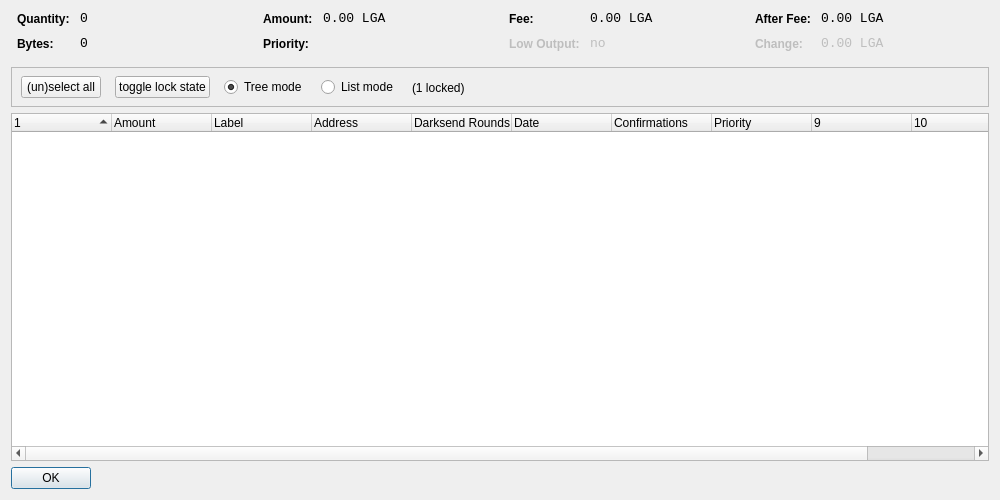
<?xml version="1.0" encoding="UTF-8"?>
<ui version="4.0">
 <class>CoinControlDialog</class>
 <widget class="QDialog" name="CoinControlDialog">
  <property name="geometry">
   <rect>
    <x>0</x>
    <y>0</y>
    <width>1000</width>
    <height>500</height>
   </rect>
  </property>
  <property name="windowTitle">
   <string>Coin Control</string>
  </property>
  <layout class="QVBoxLayout" name="verticalLayout">
   <item>
    <layout class="QHBoxLayout" name="horizontalLayoutTop" stretch="0,0,0,0">
     <property name="topMargin">
      <number>0</number>
     </property>
     <property name="bottomMargin">
      <number>10</number>
     </property>
     <item>
      <layout class="QFormLayout" name="formLayoutCoinControl1">
       <property name="horizontalSpacing">
        <number>10</number>
       </property>
       <property name="verticalSpacing">
        <number>10</number>
       </property>
       <property name="leftMargin">
        <number>6</number>
       </property>
       <property name="rightMargin">
        <number>6</number>
       </property>
       <item row="0" column="0">
        <widget class="QLabel" name="labelCoinControlQuantityText">
         <property name="styleSheet">
          <string notr="true">font-weight:bold;</string>
         </property>
         <property name="text">
          <string>Quantity:</string>
         </property>
        </widget>
       </item>
       <item row="0" column="1">
        <widget class="QLabel" name="labelCoinControlQuantity">
         <property name="font">
          <font>
           <family>Monospace</family>
           <pointsize>10</pointsize>
          </font>
         </property>
         <property name="cursor">
          <cursorShape>IBeamCursor</cursorShape>
         </property>
         <property name="contextMenuPolicy">
          <enum>Qt::ActionsContextMenu</enum>
         </property>
         <property name="text">
          <string notr="true">0</string>
         </property>
         <property name="textInteractionFlags">
          <set>Qt::LinksAccessibleByMouse|Qt::TextSelectableByKeyboard|Qt::TextSelectableByMouse</set>
         </property>
        </widget>
       </item>
       <item row="1" column="0">
        <widget class="QLabel" name="labelCoinControlBytesText">
         <property name="styleSheet">
          <string notr="true">font-weight:bold;</string>
         </property>
         <property name="text">
          <string>Bytes:</string>
         </property>
        </widget>
       </item>
       <item row="1" column="1">
        <widget class="QLabel" name="labelCoinControlBytes">
         <property name="font">
          <font>
           <family>Monospace</family>
           <pointsize>10</pointsize>
          </font>
         </property>
         <property name="cursor">
          <cursorShape>IBeamCursor</cursorShape>
         </property>
         <property name="contextMenuPolicy">
          <enum>Qt::ActionsContextMenu</enum>
         </property>
         <property name="text">
          <string notr="true">0</string>
         </property>
         <property name="textInteractionFlags">
          <set>Qt::LinksAccessibleByMouse|Qt::TextSelectableByKeyboard|Qt::TextSelectableByMouse</set>
         </property>
        </widget>
       </item>
      </layout>
     </item>
     <item>
      <layout class="QFormLayout" name="formLayoutCoinControl2">
       <property name="horizontalSpacing">
        <number>10</number>
       </property>
       <property name="verticalSpacing">
        <number>10</number>
       </property>
       <property name="leftMargin">
        <number>6</number>
       </property>
       <property name="rightMargin">
        <number>6</number>
       </property>
       <item row="0" column="0">
        <widget class="QLabel" name="labelCoinControlAmountText">
         <property name="styleSheet">
          <string notr="true">font-weight:bold;</string>
         </property>
         <property name="text">
          <string>Amount:</string>
         </property>
        </widget>
       </item>
       <item row="0" column="1">
        <widget class="QLabel" name="labelCoinControlAmount">
         <property name="font">
          <font>
           <family>Monospace</family>
           <pointsize>10</pointsize>
          </font>
         </property>
         <property name="cursor">
          <cursorShape>IBeamCursor</cursorShape>
         </property>
         <property name="contextMenuPolicy">
          <enum>Qt::ActionsContextMenu</enum>
         </property>
         <property name="text">
          <string notr="true">0.00 LGA</string>
         </property>
         <property name="textInteractionFlags">
          <set>Qt::LinksAccessibleByMouse|Qt::TextSelectableByKeyboard|Qt::TextSelectableByMouse</set>
         </property>
        </widget>
       </item>
       <item row="1" column="0">
        <widget class="QLabel" name="labelCoinControlPriorityText">
         <property name="styleSheet">
          <string notr="true">font-weight:bold;</string>
         </property>
         <property name="text">
          <string>Priority:</string>
         </property>
        </widget>
       </item>
       <item row="1" column="1">
        <widget class="QLabel" name="labelCoinControlPriority">
         <property name="font">
          <font>
           <family>Monospace</family>
           <pointsize>10</pointsize>
          </font>
         </property>
         <property name="cursor">
          <cursorShape>IBeamCursor</cursorShape>
         </property>
         <property name="contextMenuPolicy">
          <enum>Qt::ActionsContextMenu</enum>
         </property>
         <property name="text">
          <string/>
         </property>
         <property name="textInteractionFlags">
          <set>Qt::LinksAccessibleByMouse|Qt::TextSelectableByKeyboard|Qt::TextSelectableByMouse</set>
         </property>
        </widget>
       </item>
      </layout>
     </item>
     <item>
      <layout class="QFormLayout" name="formLayoutCoinControl3">
       <property name="horizontalSpacing">
        <number>10</number>
       </property>
       <property name="verticalSpacing">
        <number>10</number>
       </property>
       <property name="leftMargin">
        <number>6</number>
       </property>
       <property name="rightMargin">
        <number>6</number>
       </property>
       <item row="0" column="0">
        <widget class="QLabel" name="labelCoinControlFeeText">
         <property name="styleSheet">
          <string notr="true">font-weight:bold;</string>
         </property>
         <property name="text">
          <string>Fee:</string>
         </property>
        </widget>
       </item>
       <item row="0" column="1">
        <widget class="QLabel" name="labelCoinControlFee">
         <property name="font">
          <font>
           <family>Monospace</family>
           <pointsize>10</pointsize>
          </font>
         </property>
         <property name="cursor">
          <cursorShape>IBeamCursor</cursorShape>
         </property>
         <property name="contextMenuPolicy">
          <enum>Qt::ActionsContextMenu</enum>
         </property>
         <property name="text">
          <string notr="true">0.00 LGA</string>
         </property>
         <property name="textInteractionFlags">
          <set>Qt::LinksAccessibleByMouse|Qt::TextSelectableByKeyboard|Qt::TextSelectableByMouse</set>
         </property>
        </widget>
       </item>
       <item row="1" column="0">
        <widget class="QLabel" name="labelCoinControlLowOutputText">
         <property name="enabled">
          <bool>false</bool>
         </property>
         <property name="styleSheet">
          <string notr="true">font-weight:bold;</string>
         </property>
         <property name="text">
          <string>Low Output:</string>
         </property>
        </widget>
       </item>
       <item row="1" column="1">
        <widget class="QLabel" name="labelCoinControlLowOutput">
         <property name="enabled">
          <bool>false</bool>
         </property>
         <property name="font">
          <font>
           <family>Monospace</family>
           <pointsize>10</pointsize>
          </font>
         </property>
         <property name="cursor">
          <cursorShape>IBeamCursor</cursorShape>
         </property>
         <property name="contextMenuPolicy">
          <enum>Qt::ActionsContextMenu</enum>
         </property>
         <property name="text">
          <string notr="true">no</string>
         </property>
         <property name="textInteractionFlags">
          <set>Qt::LinksAccessibleByMouse|Qt::TextSelectableByKeyboard|Qt::TextSelectableByMouse</set>
         </property>
        </widget>
       </item>
      </layout>
     </item>
     <item>
      <layout class="QFormLayout" name="formLayoutCoinControl4">
       <property name="horizontalSpacing">
        <number>10</number>
       </property>
       <property name="verticalSpacing">
        <number>10</number>
       </property>
       <property name="leftMargin">
        <number>6</number>
       </property>
       <property name="rightMargin">
        <number>6</number>
       </property>
       <item row="0" column="0">
        <widget class="QLabel" name="labelCoinControlAfterFeeText">
         <property name="styleSheet">
          <string notr="true">font-weight:bold;</string>
         </property>
         <property name="text">
          <string>After Fee:</string>
         </property>
        </widget>
       </item>
       <item row="0" column="1">
        <widget class="QLabel" name="labelCoinControlAfterFee">
         <property name="font">
          <font>
           <family>Monospace</family>
           <pointsize>10</pointsize>
          </font>
         </property>
         <property name="cursor">
          <cursorShape>IBeamCursor</cursorShape>
         </property>
         <property name="contextMenuPolicy">
          <enum>Qt::ActionsContextMenu</enum>
         </property>
         <property name="text">
          <string notr="true">0.00 LGA</string>
         </property>
         <property name="textInteractionFlags">
          <set>Qt::LinksAccessibleByMouse|Qt::TextSelectableByKeyboard|Qt::TextSelectableByMouse</set>
         </property>
        </widget>
       </item>
       <item row="1" column="0">
        <widget class="QLabel" name="labelCoinControlChangeText">
         <property name="enabled">
          <bool>false</bool>
         </property>
         <property name="styleSheet">
          <string notr="true">font-weight:bold;</string>
         </property>
         <property name="text">
          <string>Change:</string>
         </property>
        </widget>
       </item>
       <item row="1" column="1">
        <widget class="QLabel" name="labelCoinControlChange">
         <property name="enabled">
          <bool>false</bool>
         </property>
         <property name="font">
          <font>
           <family>Monospace</family>
           <pointsize>10</pointsize>
          </font>
         </property>
         <property name="cursor">
          <cursorShape>IBeamCursor</cursorShape>
         </property>
         <property name="contextMenuPolicy">
          <enum>Qt::ActionsContextMenu</enum>
         </property>
         <property name="text">
          <string notr="true">0.00 LGA</string>
         </property>
         <property name="textInteractionFlags">
          <set>Qt::LinksAccessibleByMouse|Qt::TextSelectableByKeyboard|Qt::TextSelectableByMouse</set>
         </property>
        </widget>
       </item>
      </layout>
     </item>
    </layout>
   </item>
   <item>
    <widget class="QFrame" name="frame">
     <property name="minimumSize">
      <size>
       <width>0</width>
       <height>40</height>
      </size>
     </property>
     <property name="frameShape">
      <enum>QFrame::StyledPanel</enum>
     </property>
     <property name="frameShadow">
      <enum>QFrame::Sunken</enum>
     </property>
     <widget class="QWidget" name="horizontalLayoutWidget">
      <property name="geometry">
       <rect>
        <x>10</x>
        <y>0</y>
        <width>781</width>
        <height>41</height>
       </rect>
      </property>
      <layout class="QHBoxLayout" name="horizontalLayoutPanel" stretch="0,0,0,0,0">
       <property name="spacing">
        <number>14</number>
       </property>
       <item>
        <widget class="QPushButton" name="pushButtonSelectAll">
         <property name="sizePolicy">
          <sizepolicy hsizetype="Maximum" vsizetype="Fixed">
           <horstretch>0</horstretch>
           <verstretch>0</verstretch>
          </sizepolicy>
         </property>
         <property name="text">
          <string>(un)select all</string>
         </property>
        </widget>
       </item>
        <item>
         <widget class="QPushButton" name="pushButtonToggleLock">
          <property name="sizePolicy">
           <sizepolicy hsizetype="Maximum" vsizetype="Fixed">
            <horstretch>0</horstretch>
            <verstretch>0</verstretch>
           </sizepolicy>
          </property>
          <property name="text">
           <string>toggle lock state</string>
          </property>
          <property name="autoDefault">
           <bool>false</bool>
          </property>
         </widget>
        </item>
       <item>
        <widget class="QRadioButton" name="radioTreeMode">
         <property name="sizePolicy">
          <sizepolicy hsizetype="Maximum" vsizetype="Fixed">
           <horstretch>0</horstretch>
           <verstretch>0</verstretch>
          </sizepolicy>
         </property>
         <property name="text">
          <string>Tree mode</string>
         </property>
         <property name="checked">
          <bool>true</bool>
         </property>
        </widget>
       </item>
       <item>
        <widget class="QRadioButton" name="radioListMode">
         <property name="sizePolicy">
          <sizepolicy hsizetype="Maximum" vsizetype="Fixed">
           <horstretch>0</horstretch>
           <verstretch>0</verstretch>
          </sizepolicy>
         </property>
         <property name="text">
          <string>List mode</string>
         </property>
        </widget>
       </item>
        <item>
         <widget class="QLabel" name="labelLocked">
          <property name="text">
           <string>(1 locked)</string>
          </property>
         </widget>
        </item>
       <item>
        <spacer name="horizontalSpacer">
         <property name="orientation">
          <enum>Qt::Horizontal</enum>
         </property>
         <property name="sizeHint" stdset="0">
          <size>
           <width>40</width>
           <height>20</height>
          </size>
         </property>
        </spacer>
       </item>
      </layout>
     </widget>
    </widget>
   </item>
   <item>
    <widget class="CoinControlTreeWidget" name="treeWidget">
     <property name="contextMenuPolicy">
      <enum>Qt::CustomContextMenu</enum>
     </property>
     <property name="sortingEnabled">
      <bool>false</bool>
     </property>
     <property name="columnCount">
      <number>11</number>
     </property>
     <attribute name="headerShowSortIndicator" stdset="0">
      <bool>true</bool>
     </attribute>
     <attribute name="headerStretchLastSection">
      <bool>false</bool>
     </attribute>
     <column>
      <property name="text">
       <string/>
      </property>
     </column>
     <column>
      <property name="text">
       <string>Amount</string>
      </property>
     </column>
     <column>
      <property name="text">
       <string>Label</string>
      </property>
     </column>
     <column>
      <property name="text">
       <string>Address</string>
      </property>
     </column>
     <column>
      <property name="text">
       <string>Darksend Rounds</string>
      </property>
    </column>
     <column>
      <property name="text">
       <string>Date</string>
      </property>
     </column>
     <column>
      <property name="text">
       <string>Confirmations</string>
      </property>
      <property name="toolTip">
       <string>Confirmed</string>
      </property>
     </column>
     <column>
      <property name="text">
       <string>Priority</string>
      </property>
     </column>
     <column>
      <property name="text">
       <string/>
      </property>
     </column>
     <column>
      <property name="text">
       <string/>
      </property>
     </column>
     <column>
      <property name="text">
       <string/>
      </property>
     </column>
     <column>
      <property name="text">
       <string/>
      </property>
     </column>
    </widget>
   </item>
   <item>
    <widget class="QDialogButtonBox" name="buttonBox">
     <property name="sizePolicy">
      <sizepolicy hsizetype="Maximum" vsizetype="Fixed">
       <horstretch>0</horstretch>
       <verstretch>0</verstretch>
      </sizepolicy>
     </property>
     <property name="orientation">
      <enum>Qt::Horizontal</enum>
     </property>
     <property name="standardButtons">
      <set>QDialogButtonBox::Ok</set>
     </property>
    </widget>
   </item>
  </layout>
 </widget>
 <customwidgets>
  <customwidget>
   <class>CoinControlTreeWidget</class>
   <extends>QTreeWidget</extends>
   <header>coincontroltreewidget.h</header>
  </customwidget>
 </customwidgets>
 <resources/>
 <connections/>
</ui>
